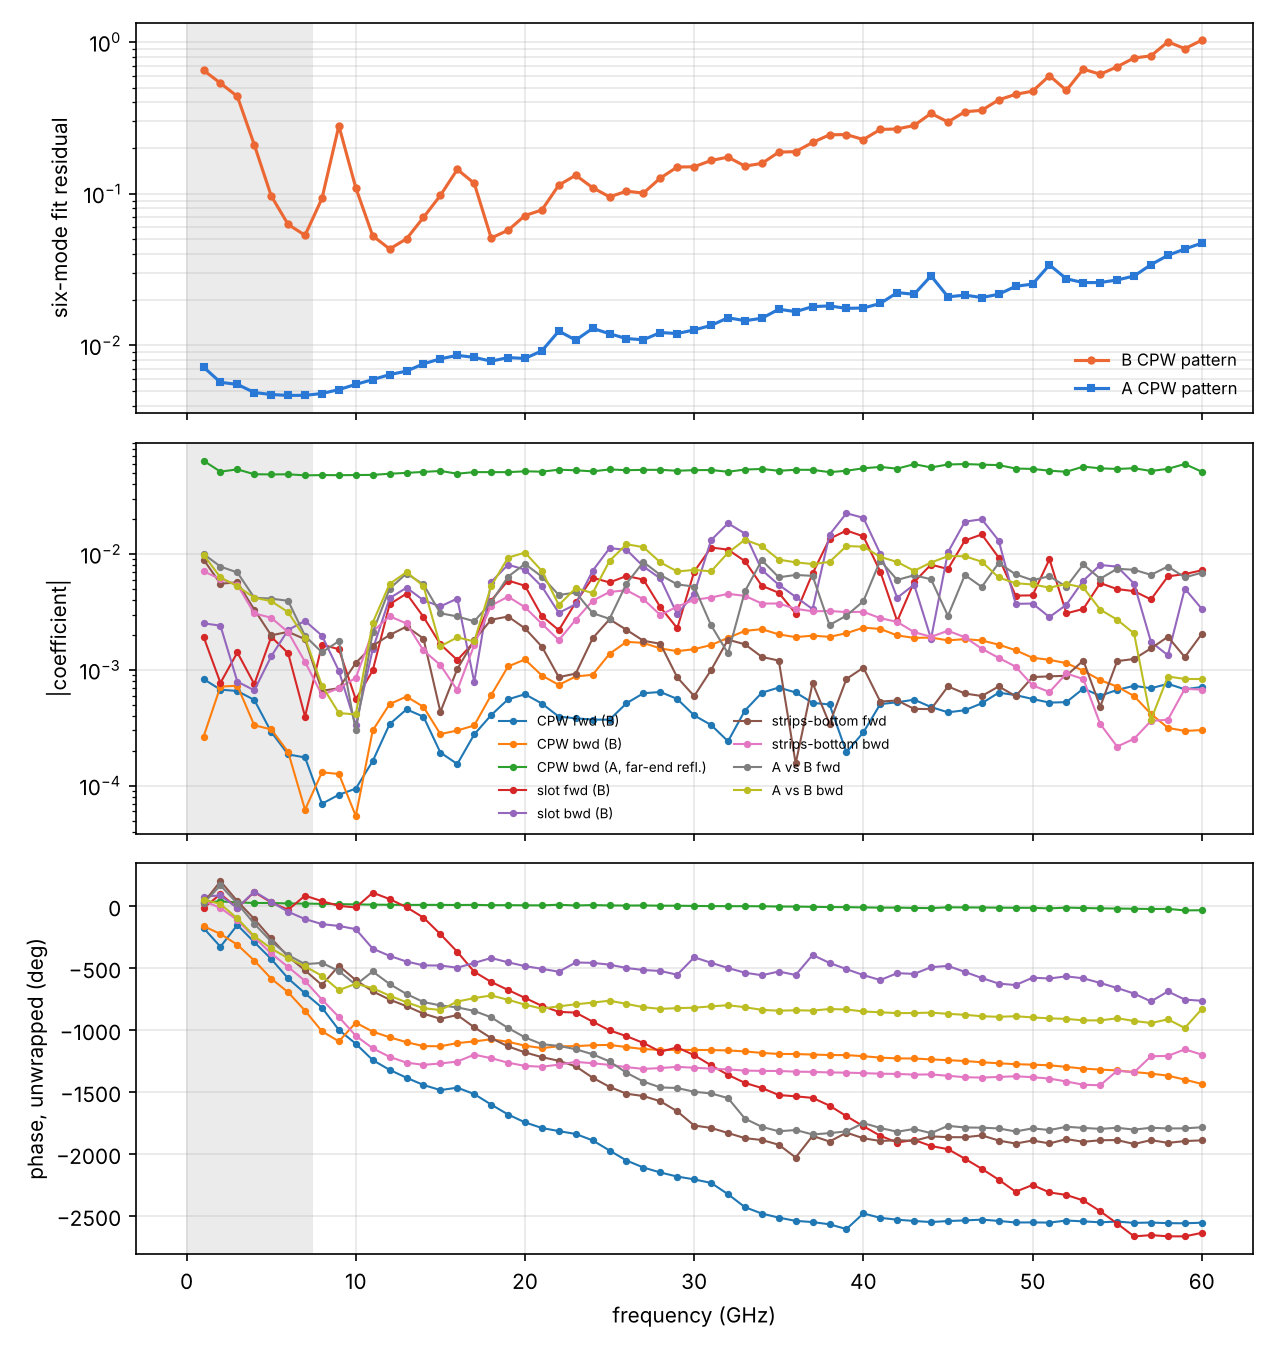

The Python source for this figure:
"""
Six-mode fit (2 mm electric-bottom eigenmodes, nearest eigen pattern aligned to the family's 15 deg pattern, A slot x10)
at all 60 monitor frequencies of the dense -40 dB run. Then the frequency behaviour of the coefficients, normalised
as in ../cordoba_8mm_wide_ebottom_60dB/smoothness.py (by A's forward CPW amplitude; backward ones also by
exp(-gamma_cpw L)): phase step between neighbouring 1 GHz points, and the group delay tau = -dphi/domega of each
B-side coefficient. A coefficient set by end physics plus propagation has a near-constant delay (phase linear in f).
Frequencies below the lowest eigen point (~7.4 GHz) use extrapolated dispersion. Outputs: dense_modefit.log,
dense_modefit.png.
"""
import os, sys
HERE = os.path.dirname(os.path.abspath(__file__)); UNP = os.path.join(HERE, "unpacked")
os.environ["TDDIR"] = UNP
sys.path.insert(0, os.path.join(HERE, "../cordoba_8mm/eigen_w2mm_mag_ebottom_sweep"))
import numpy as np
import sweepfit as S
S.FTD = list(range(1, 61))
REF = {fam: S.pattern_raw(D.files[int(np.where(D.ph == 15)[0][0])]) for fam, D in S.DISP.items()}
_orig = S.pattern_at
def pattern_at(fam, f, mode):
    u, src = _orig(fam, f, mode); u = S.align(u, REF[fam]); return u / np.linalg.norm(u), src
S.pattern_at = pattern_at


def gamma(fam, f):
    D = S.DISP[fam]; n = float(D.n_of(f)); a = float(D.alpha(f))
    if fam.endswith("cpw"):
        nm = 0.5 * (float(S.DISP["e_cpw"].n_of(f)) + float(S.DISP["o_cpw"].n_of(f)))
        n = nm + (0.5 if fam.startswith("e") else -0.5) * float(S.split_cpw(f))
    return a + 1j * 2 * np.pi * f * 1e9 * n / S.C0


F = np.array(S.FTD, float); res = {}; C = {}
for f in F:
    td = S.TDData(int(f)); o = S.fit(int(f), td); x = o["x"]
    aA = 0.5 * (x["e_cpw+"] + x["o_cpw+"]); g = 0.5 * (gamma("e_cpw", f) + gamma("o_cpw", f))
    C[f] = {k: v / aA / (np.exp(-g * S.L) if k.endswith("-") else 1.0) for k, v in x.items()}
    res[f] = o["res"]
print(" f  | A CPW | B CPW | B slot")
for f in F:
    r = res[f]; print(f"{f:3.0f} | {r['A CPW']:.3f} | {r['B CPW']:.3f} | {r['B slot']:.3f}")
grp = {"CPW fwd (B)": lambda c: 0.5 * (c["e_cpw+"] - c["o_cpw+"]), "CPW bwd (B)": lambda c: 0.5 * (c["e_cpw-"] - c["o_cpw-"]),
       "CPW bwd (A, far-end refl.)": lambda c: 0.5 * (c["e_cpw-"] + c["o_cpw-"]),
       "slot fwd (B)": lambda c: 0.5 * (c["e_slot+"] - c["o_slot+"]), "slot bwd (B)": lambda c: 0.5 * (c["e_slot-"] - c["o_slot-"]),
       "strips-bottom fwd": lambda c: c["e_sb+"], "strips-bottom bwd": lambda c: c["e_sb-"],
       "A vs B fwd": lambda c: c["o_AvsB+"], "A vs B bwd": lambda c: c["o_AvsB-"]}
print("\nPhase step between neighbouring 1 GHz points (deg): median |step| and fraction of |step| > 90 deg, per band;"
      "\nand group delay (ps) from a straight-line fit of the unwrapped phase, with the rms phase deviation from that line (deg)")
bands = ((5, 20), (20, 35), (35, 50), (50, 60))
for nm, fn in grp.items():
    v = np.array([fn(C[f]) for f in F]); ph = np.angle(v); st = np.degrees(np.angle(v[1:] / v[:-1]))
    line = f"  {nm:27s}"
    for b0, b1 in bands:
        m = (F[:-1] >= b0) & (F[1:] <= b1); s = abs(st[m])
        u = np.unwrap(ph[(F >= b0) & (F <= b1)]); ff = F[(F >= b0) & (F <= b1)]
        k, c0 = np.polyfit(ff, u, 1); dev = np.degrees(np.sqrt(np.mean((u - (k * ff + c0)) ** 2)))
        tau = -k / (2 * np.pi * 1e9) * 1e12
        line += f" | {b0}-{b1}: med {np.median(s):4.0f}, >90 {np.mean(s > 90)*100:3.0f}%, tau {tau:+6.1f} ps, dev {dev:4.0f}"
    print(line)
import matplotlib; matplotlib.use("Agg"); import matplotlib.pyplot as plt
fig, ax = plt.subplots(3, 1, figsize=(8.5, 9), sharex=True)
ax[0].plot(F, [res[f]["B CPW"] for f in F], "o-", color="#eb6834", ms=3, label="B CPW pattern")
ax[0].plot(F, [res[f]["A CPW"] for f in F], "s-", color="#2a78d6", ms=3, label="A CPW pattern")
ax[0].set_yscale("log"); ax[0].set_ylabel("six-mode fit residual"); ax[0].legend(frameon=False, fontsize=8); ax[0].grid(alpha=0.3, which="both")
for i, (nm, fn) in enumerate(grp.items()):
    v = np.array([fn(C[f]) for f in F]); col = plt.cm.tab10(i)
    ax[1].semilogy(F, abs(v), "o-", color=col, ms=2.5, lw=1, label=nm)
    ax[2].plot(F, np.degrees(np.unwrap(np.angle(v))), "o-", color=col, ms=2.5, lw=1)
ax[1].set_ylabel("|coefficient|"); ax[1].legend(fontsize=6.5, frameon=False, ncol=2); ax[1].grid(alpha=0.3)
ax[2].set_ylabel("phase, unwrapped (deg)"); ax[2].set_xlabel("frequency (GHz)"); ax[2].grid(alpha=0.3)
for a in ax: a.axvspan(0, 7.4, color="0.92", zorder=0)
fig.tight_layout(); fig.savefig(os.path.join(HERE, "dense_modefit.png"), dpi=150)
